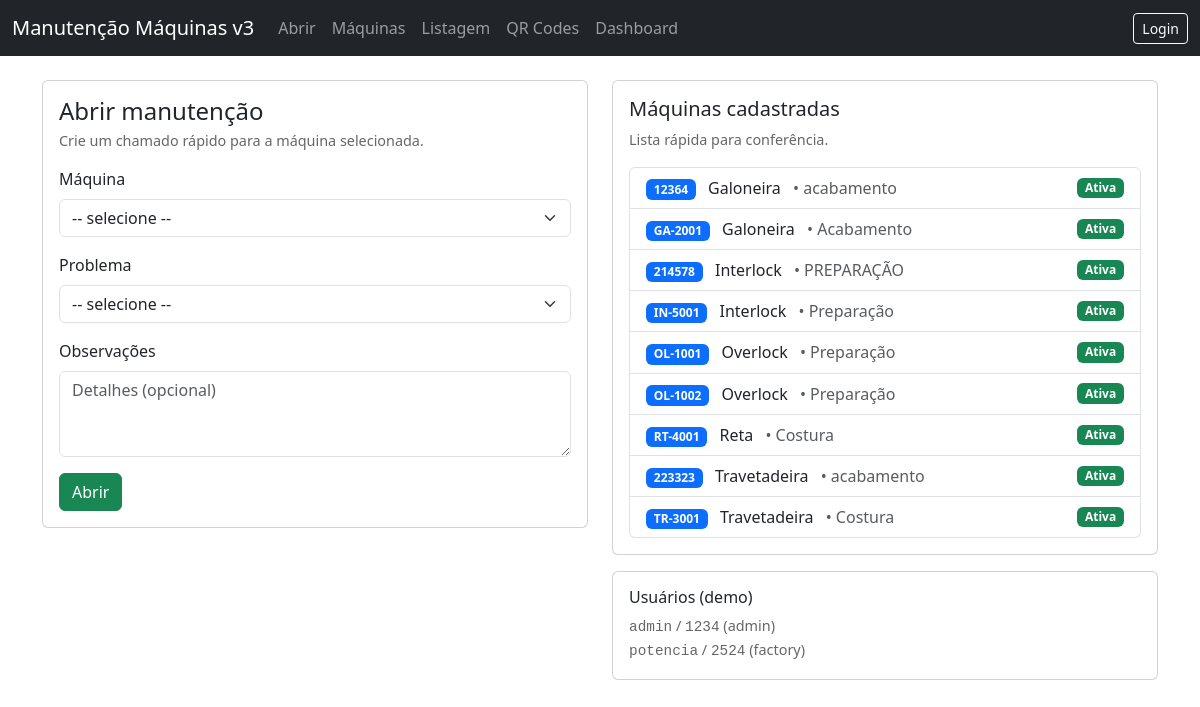
The page / on the database its author committed.
### app.py (models this page shows)
class Machine(db.Model):
    id = db.Column(db.Integer, primary_key=True)
    patrimonio = db.Column(db.String(80), unique=True, nullable=False)
    tipo = db.Column(db.String(80), nullable=False)
    setor = db.Column(db.String(80), nullable=True)
    status = db.Column(db.String(30), default="Ativa")  # Ativa, Em manutenção, Desativada

### app.py (the view)
@app.route("/")
def index():
    machines = (
        Machine.query
        .filter(Machine.status != "Desativada")
        .order_by(Machine.tipo, Machine.patrimonio)
        .all()
    )
    return render_template(
        "index.html",
        machines=machines,
        problemas=PREDEFINED_PROBLEMAS,
        user=session.get("user"),
    )

### app.py (called while the page is built, shortened)
@app.before_request
def create_tables_once():
    global _db_initialized
    if _db_initialized:
        return

### templates/index.html (shortened to what this page needs)
{% extends "base.html" %}
{% block content %}
<div class="row g-4">
  <div class="col-lg-6">
    <div class="card card-tight">
      <div class="card-body">
        <h4 class="mb-1">Abrir manutenção</h4>
        <div class="small-muted mb-3">Crie um chamado rápido para a máquina selecionada.</div>
        <form method="post" action="{{ url_for('novo') }}">
          <div class="mb-3">
            <label class="form-label">Máquina</label>
            <select class="form-select" name="machine_id" required>
              <option value="">-- selecione --</option>
            </select>
          </div>
          <div class="mb-3">
            <label class="form-label">Problema</label>
            <select class="form-select" name="problema" required>
              <option value="">-- selecione --</option>
            </select>
          </div>
          <div class="mb-3">
            <label class="form-label">Observações</label>
            <textarea class="form-control" name="observacoes" rows="3" placeholder="Detalhes (opcional)"></textarea>
          </div>
          <button class="btn btn-success">Abrir</button>
        </form>
      </div>
    </div>
  </div>
  <div class="col-lg-6">
    <div class="card card-tight mb-3">
      <div class="card-body">
        <h5 class="mb-2">Máquinas cadastradas</h5>
        <div class="small-muted mb-3">Lista rápida para conferência.</div>
        {% if machines %}
          <div class="list-group">
            {% for m in machines %}
              <div class="list-group-item d-flex justify-content-between align-items-center">
                <div>
                  <span class="badge text-bg-primary machine-badge">{{ m.patrimonio }}</span>
                  <span class="ms-2">{{ m.tipo }}</span>
                  {% if m.setor %}<span class="text-muted ms-2">• {{ m.setor }}</span>{% endif %}
                </div>
                <span class="badge {% if m.status=='Ativa' %}text-bg-success{% elif m.status=='Em manutenção' %}text-bg-warning{% else %}text-bg-secondary{% endif %}">
                  {{ m.status }}
                </span>
              </div>
            {% endfor %}
          </div>
        {% else %}
          <div class="alert alert-warning mb-0">Nenhuma máquina cadastrada.</div>
        {% endif %}
      </div>
    </div>
    <div class="card card-tight">
      <div class="card-body">
        <h6 class="mb-2">Usuários (demo)</h6>
        <div class="small-muted mb-0">
          <div><span class="mono">admin</span> / <span class="mono">1234</span> (admin)</div>
          <div><span class="mono">potencia</span> / <span class="mono">2524</span> (factory)</div>
        </div>
      </div>
    </div>
  </div>
</div>
{% endblock %}

### templates/base.html (shortened to what this page needs)
<!doctype html>
<html lang="pt-br">
<head>
  <link href="https://cdn.jsdelivr.net/npm/bootstrap@5.3.3/dist/css/bootstrap.min.css" rel="stylesheet">
</head>
<body>
<nav class="navbar navbar-expand-lg navbar-dark bg-dark mb-4">
  <div class="container-fluid">
    <a class="navbar-brand" href="{{ url_for('index') }}">Manutenção Máquinas v3</a>
    <div class="collapse navbar-collapse" id="navbarNav">
      <ul class="navbar-nav me-auto">
        <li class="nav-item"><a class="nav-link" href="{{ url_for('index') }}">Abrir</a></li>
        <li class="nav-item"><a class="nav-link" href="{{ url_for('machines') }}">Máquinas</a></li>
        <li class="nav-item"><a class="nav-link" href="{{ url_for('listagem') }}">Listagem</a></li>
        <li class="nav-item"><a class="nav-link" href="{{ url_for('qrcodes') }}">QR Codes</a></li>
          <li class="nav-item"><a class="nav-link" href="{{ url_for('dashboard') }}">Dashboard</a></li>
      </ul>
      <ul class="navbar-nav">
        {% if user %}
          <li class="nav-item"><span class="navbar-text me-3">Olá, {{ user }}</span></li>
          <li class="nav-item"><a class="btn btn-outline-light btn-sm" href="{{ url_for('logout') }}">Sair</a></li>
        {% else %}
          <li class="nav-item"><a class="btn btn-outline-light btn-sm" href="{{ url_for('login') }}">Login</a></li>
        {% endif %}
      </ul>
    </div>
  </div>
</nav>
<div class="container">
  {% block content %}{% endblock %}
</div>
</body>
</html>

### templates/base.html (style rules this page uses)
.machine-badge { font-weight:600 }
.small-muted { font-size:0.9em;color:#666 }
.card-tight .card-body { padding:1rem }
.mono { font-family: ui-monospace, SFMono-Regular, Menlo, Monaco, Consolas, "Liberation Mono","Courier New", monospace; }

### rows shown on the page
Machine: patrimonio "12364", tipo "Galoneira", setor "acabamento", status "Ativa"
Machine: patrimonio "GA-2001", tipo "Galoneira", setor "Acabamento", status "Ativa"
Machine: patrimonio "214578", tipo "Interlock", setor "PREPARAÇÃO", status "Ativa"
Machine: patrimonio "IN-5001", tipo "Interlock", setor "Preparação", status "Ativa"
Machine: patrimonio "OL-1001", tipo "Overlock", setor "Preparação", status "Ativa"
Machine: patrimonio "OL-1002", tipo "Overlock", setor "Preparação", status "Ativa"
Machine: patrimonio "RT-4001", tipo "Reta", setor "Costura", status "Ativa"
Machine: patrimonio "223323", tipo "Travetadeira", setor "acabamento", status "Ativa"
Machine: patrimonio "TR-3001", tipo "Travetadeira", setor "Costura", status "Ativa"
